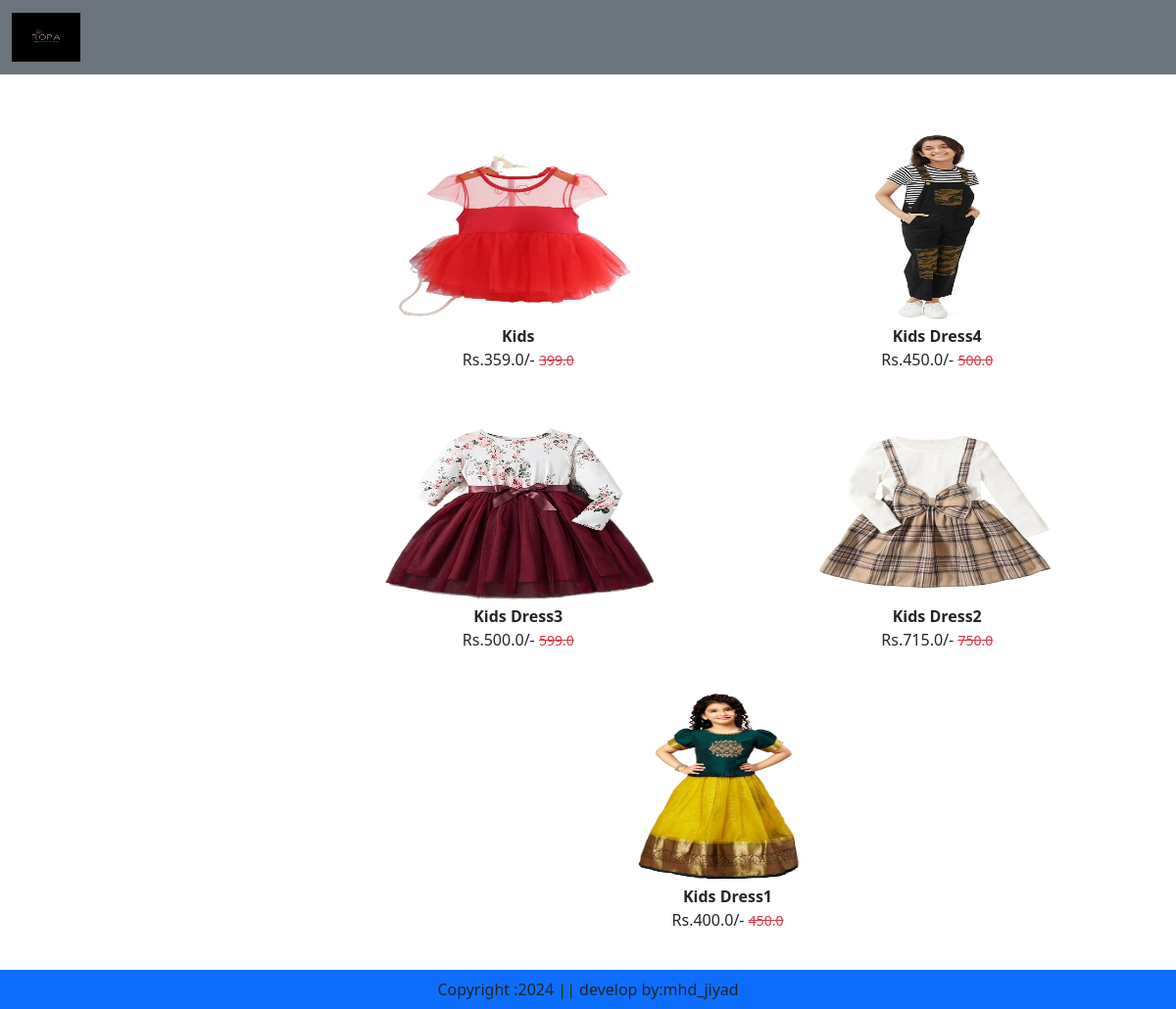
Page /category/LS on the committed database.
### app/models.py (models this page shows, shortened)
class Product(models.Model):
    title = models.CharField(max_length=100)
    selling_price = models.FloatField()
    discounted_price = models.FloatField()
    description = models.TextField(default='')
    composition = models.TextField(default='')
    prodapp =models.TextField(default='')
    category = models.CharField(choices=CATEGOREY_CHOICES, max_length=2)
    product_image = models.ImageField(upload_to='product')

### app/views.py (the view)
# urls.py: path("category/<slug:val>", views.CategoryView.as_view(),name="category"),
class CategoryView(View):
    def get(self,request,val):
        totalitem = 0
        if request.user.is_authenticated:
            totalitem = len(Cart.objects.filter(user=request.user))
        product = Product.objects.filter(category=val)
        title = Product.objects.filter(category=val).values('title')
        return render(request,"app/category.html",locals())

### app/templates/app/category.html (shortened to what this page needs)
{% extends 'app/base.html' %}
{% load static %}
{% block main-content %}
    <div class="container my-5">
        <div class="row">
            <div class ="col-sm-3">
            </div>
            <div class="col-sm-9">
                <div class="row">
                    {% for prod in product %}
                        <div class="col text-center mb-4">
                            <a href="{% url 'product-detail' prod.id %}" class="btn">
                            <div>
                                <img src="{{ prod.product_image.url}}" width="300px" height="200px" />
                                <div class="fw-bold">{{prod.title}}</div>
                                    <div class"fw-bold text-danger">
                                        Rs.{{prod.discounted_price}}/-
                                        <small class="fw-light text-danger text-decoration-line-through">{{prod.selling_price}}</small>
                                    </div>
                                </div>
                            </a>
                        </div>
                    {% endfor %}
                </div>
            </div>
        </div>
    </div>
{% endblock main-content %}

### app/templates/app/base.html (shortened to what this page needs)
{% load static %}
<html lang="en">
<head>
    <link href="https://cdn.jsdelivr.net/npm/bootstrap@5.3.2/dist/css/bootstrap.min.css" rel="stylesheet">
    <link rel="stylesheet" href="{% static 'app/css/owl.carousel.min.css' %}" />
    <link rel="stylesheet" href="{% static 'app/css/all.min.css' %}" />
    <link rel="stylesheet" href="{% static 'app/css/style.css' %}" />
</head>
<body>
    <nav class="navbar navbar-expand-lg navbar-dark bg-secondary">
        <div class="container-fluid">
          <a class="navbar-brand" href="#">
            <img src="{%static "app/images/banner/Black and White Minimalist Fashion Store Logo.png"%}" width="70" height="50">
          </a>
      </nav>
      {% block main-content %}{% endblock main-content %}
<footer class="container-fluid fixed-bottom bg-primary text-center p-2 mt-5">
  Copyright :2024 || develop by:mhd_jiyad
 </footer>
</body>
</html>

### rows in the picture
Product: product_image (picture), title "Kids", discounted_price "359.0", selling_price "399.0"
Product: product_image (picture), title "Kids Dress4", discounted_price "450.0", selling_price "500.0"
Product: product_image (picture), title "Kids Dress3", discounted_price "500.0", selling_price "599.0"
Product: product_image (picture), title "Kids Dress2", discounted_price "715.0", selling_price "750.0"
Product: product_image (picture), title "Kids Dress1", discounted_price "400.0", selling_price "450.0"
